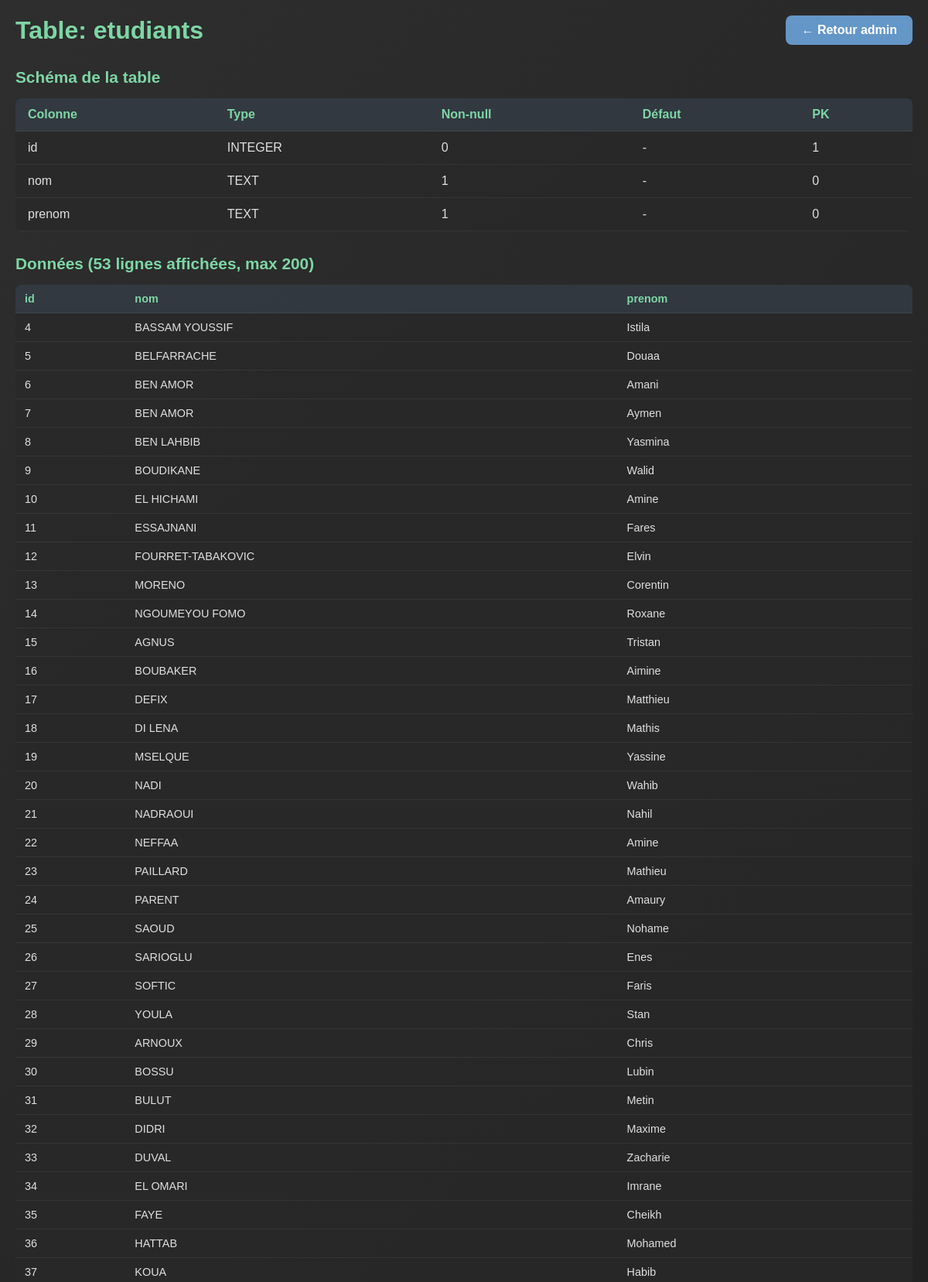
The page /admin/table/etudiants (signed in, upper part) on the database its author committed.
### tables this page shows
CREATE TABLE etudiants (
        id INTEGER PRIMARY KEY AUTOINCREMENT,
        nom TEXT NOT NULL,
        prenom TEXT NOT NULL
    );

### app.py (the view)
@app.route('/admin/table/<table_name>')
@admin_required
def admin_table(table_name):
    conn = get_db_connection()
    cursor = conn.cursor()
    tables = cursor.execute("SELECT name FROM sqlite_master WHERE type='table' AND name = ?", (table_name,)).fetchall()
    if not tables:
        flash('Table introuvable', 'error')
        conn.close()
        return redirect(url_for('admin'))
    schema = cursor.execute(f"PRAGMA table_info({table_name})").fetchall()
    data = cursor.execute(f"SELECT * FROM {table_name} LIMIT 200").fetchall()
    conn.close()
    return render_template('admin_table.html',
                         table_name=table_name,
                         schema=schema,
                         data=data)

### app.py (called while the page is built, shortened)
def get_db_connection():
    conn = sqlite3.connect(DB_NAME)
    conn.row_factory = sqlite3.Row
    return conn

def get_user_by_username(username):
    conn = get_db_connection()
    user = conn.execute('SELECT * FROM users WHERE username = ?', (username,)).fetchone()
    conn.close()
    return user

def get_current_user():
    if session.get('user_id'):
        user = get_user_by_username(session.get('username', ''))
        return user
    return None

def admin_required(func):
    from functools import wraps
    @wraps(func)
    def decorated_function(*args, **kwargs):
        user = get_current_user()
        if not user or user['role'] != 'admin':
            flash('Accès réservé aux administrateurs', 'error')
            return redirect(url_for('home'))
        return func(*args, **kwargs)
    return decorated_function

@app.context_processor
def inject_current_user():
    return {'current_user': get_current_user()}

@app.before_request
def start_weather_updates():
    global weather_thread_started

### templates/admin_table.html (shortened to what this page needs)
<!DOCTYPE html>
<html lang="fr">
<head>
</head>
<body>
    <div class="conteneur">
        <div class="header">
            <h1>Table: {{ table_name }}</h1>
            <a href="/admin" class="back-btn">← Retour admin</a>
        </div>
        <div class="schema-section">
            <h2>Schéma de la table</h2>
            <table class="schema-table">
                <thead>
                    <tr>
                        <th>Colonne</th>
                        <th>Type</th>
                        <th>Non-null</th>
                        <th>Défaut</th>
                        <th>PK</th>
                    </tr>
                </thead>
                <tbody>
                    {% for col in schema %}
                        <tr>
                            <td>{{ col['name'] }}</td>
                            <td>{{ col['type'] }}</td>
                            <td>{{ col['notnull'] }}</td>
                            <td>{{ col['dflt_value'] or '-' }}</td>
                            <td>{{ col['pk'] }}</td>
                        </tr>
                    {% endfor %}
                </tbody>
            </table>
        </div>
        <div class="data-section">
            <h2>Données ({{ data | length }} lignes affichées, max 200)</h2>
            <div class="scroll-x">
                <table class="data-table">
                    <thead>
                        <tr>
                            {% for col in schema %}
                                <th>{{ col['name'] }}</th>
                            {% endfor %}
                        </tr>
                    </thead>
                    <tbody>
                        {% for row in data %}
                            <tr>
                                {% for col in schema %}
                                    <td>
                                        {% if row[col['name']] is none %}
                                            <span class="null-value">NULL</span>
                                        {% else %}
                                            {{ row[col['name']] }}
                                        {% endif %}
                                    </td>
                                {% endfor %}
                            </tr>
                        {% endfor %}
                    </tbody>
                </table>
            </div>
        </div>
    </div>
</body>
</html>

### templates/admin_table.html (style rules this page uses)
* { margin: 0; padding: 0; box-sizing: border-box; }
html, body { width: 100%; height: 100%; font-family: 'Quicksand', sans-serif; background: linear-gradient(135deg, #2e2e2e, #1f1f1f); color: #e0e0e0; }
body { padding: 20px; }
.conteneur { max-width: 1200px; margin: 0 auto; }
.header { display: flex; justify-content: space-between; align-items: center; margin-bottom: 30px; }
h1 { font-size: 2rem; color: #7ed6a5; }
a.back-btn { padding: 10px 20px; background: #6496c8; color: white; text-decoration: none; border-radius: 8px; font-weight: 600; transition: 0.3s; }
.schema-section { margin-bottom: 30px; }
.schema-section h2 { font-size: 1.3rem; margin-bottom: 15px; color: #7ed6a5; }
.schema-table { width: 100%; border-collapse: collapse; background: rgba(40, 40, 40, 0.8); border-radius: 8px; overflow: hidden; }
.schema-table th, .schema-table td { padding: 12px 16px; text-align: left; border-bottom: 1px solid rgba(255, 255, 255, 0.06); }
.schema-table th { background: rgba(100, 150, 200, 0.15); font-weight: 600; color: #7ed6a5; }
.data-section { margin-bottom: 20px; }
.data-section h2 { font-size: 1.3rem; margin-bottom: 15px; color: #7ed6a5; }
.data-table { width: 100%; border-collapse: collapse; background: rgba(40, 40, 40, 0.8); border-radius: 8px; overflow: hidden; font-size: 0.9rem; }
.data-table th, .data-table td { padding: 10px 12px; text-align: left; border-bottom: 1px solid rgba(255, 255, 255, 0.06); max-width: 300px; word-break: break-word; }
.data-table th { background: rgba(100, 150, 200, 0.15); font-weight: 600; color: #7ed6a5; }
.scroll-x { overflow-x: auto; }

### rows shown on the page
etudiants: id "4" "BASSAM YOUSSIF" "Istila"
etudiants: id "5" "BELFARRACHE" "Douaa"
etudiants: id "6" "BEN AMOR" "Amani"
etudiants: id "7" "BEN AMOR" "Aymen"
etudiants: id "8" "BEN LAHBIB" "Yasmina"
etudiants: id "9" "BOUDIKANE" "Walid"
etudiants: id "10" "EL HICHAMI" "Amine"
etudiants: id "11" "ESSAJNANI" "Fares"
etudiants: id "12" "FOURRET-TABAKOVIC" "Elvin"
etudiants: id "13" "MORENO" "Corentin"
etudiants: id "14" "NGOUMEYOU FOMO" "Roxane"
etudiants: id "15" "AGNUS" "Tristan"
etudiants: id "16" "BOUBAKER" "Aimine"
etudiants: id "17" "DEFIX" "Matthieu"
etudiants: id "18" "DI LENA" "Mathis"
etudiants: id "19" "MSELQUE" "Yassine"
etudiants: id "20" "NADI" "Wahib"
etudiants: id "21" "NADRAOUI" "Nahil"
etudiants: id "22" "NEFFAA" "Amine"
etudiants: id "23" "PAILLARD" "Mathieu"
etudiants: id "24" "PARENT" "Amaury"
etudiants: id "25" "SAOUD" "Nohame"
etudiants: id "26" "SARIOGLU" "Enes"
etudiants: id "27" "SOFTIC" "Faris"
etudiants: id "28" "YOULA" "Stan"
etudiants: id "29" "ARNOUX" "Chris"
etudiants: id "30" "BOSSU" "Lubin"
etudiants: id "31" "BULUT" "Metin"
etudiants: id "32" "DIDRI" "Maxime"
etudiants: id "33" "DUVAL" "Zacharie"
etudiants: id "34" "EL OMARI" "Imrane"
etudiants: id "35" "FAYE" "Cheikh"
etudiants: id "36" "HATTAB" "Mohamed"
etudiants: id "37" "KOUA" "Habib"

### other values the page prints
{{ table_name }} "etudiants"
{{ col['name'] }} "id" "nom" "prenom"
{{ col['type'] }} "INTEGER" "TEXT" "TEXT"
{{ col['notnull'] }} "0" "1" "1"
{{ col['dflt_value'] or '-' }} "-" "-" "-"
{{ col['pk'] }} "1" "0" "0"
{{ data | length }} "53"
